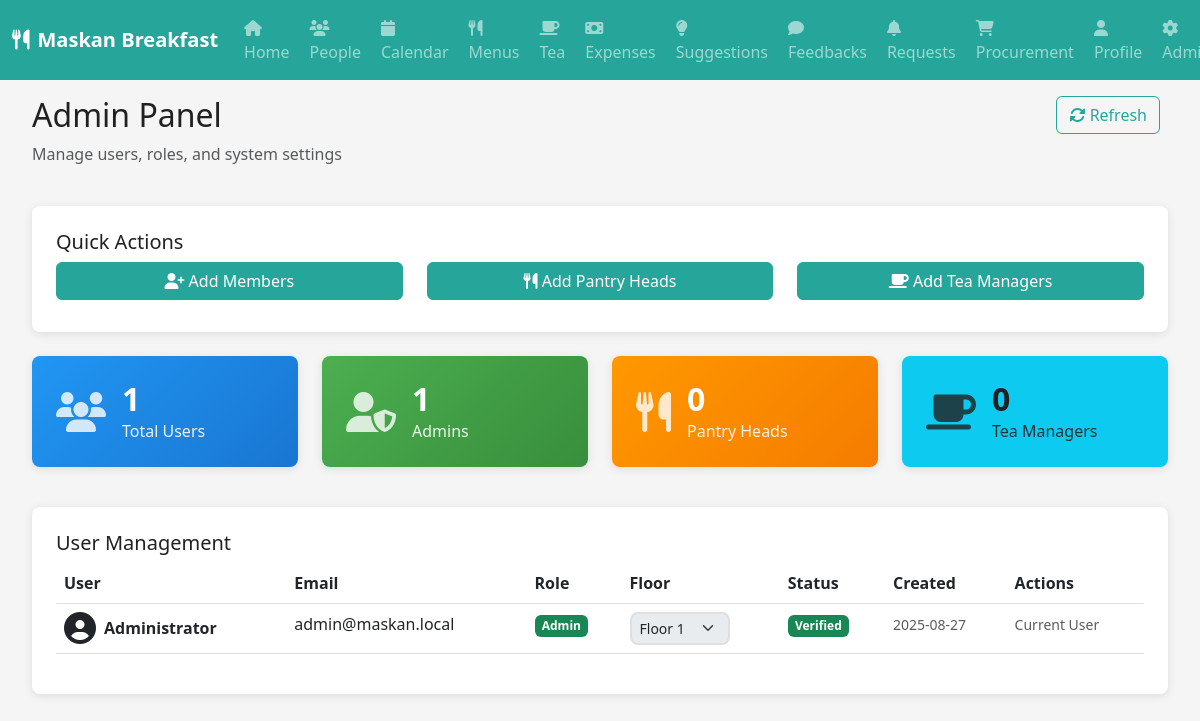
Page /admin (signed in) on the earlier database version.
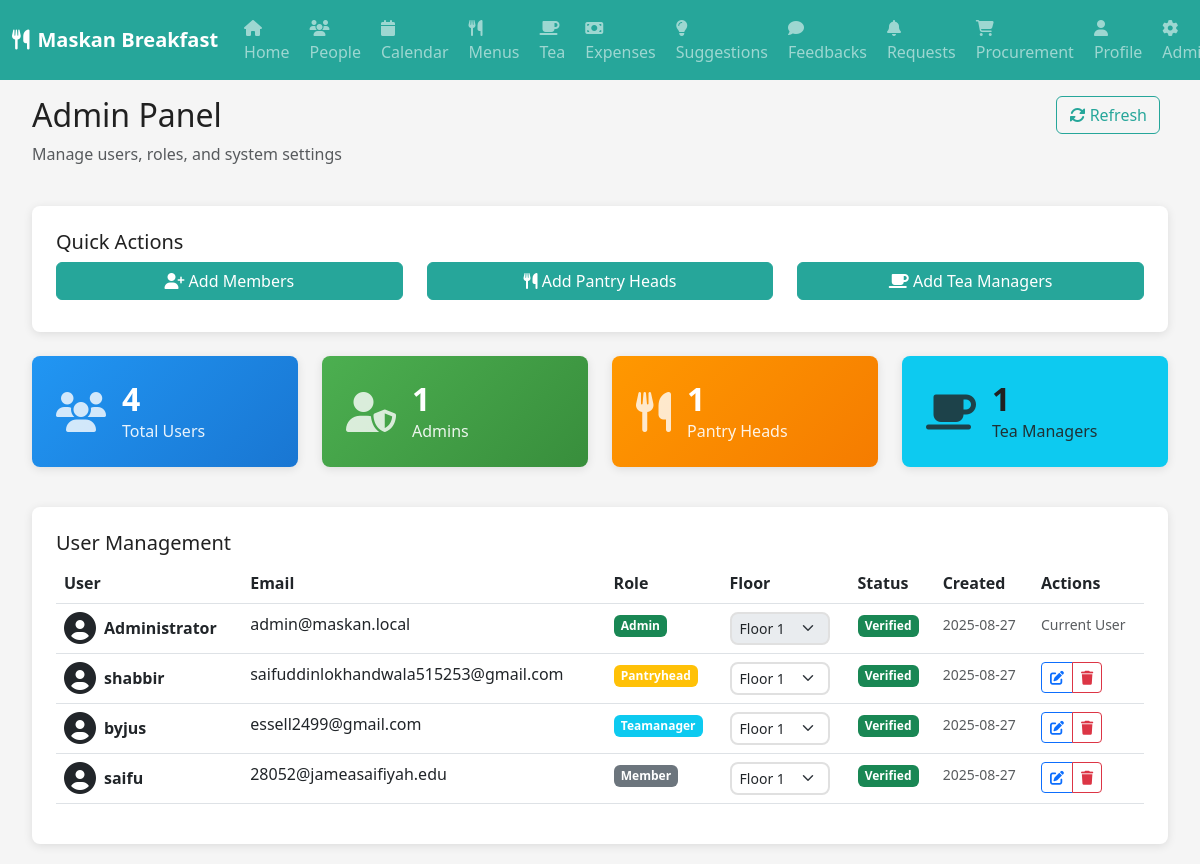
Same page on the later database version.
### models.py (models this page shows)
class User(db.Model):
    id = db.Column(db.Integer, primary_key=True)
    username = db.Column(db.String(64), unique=True, nullable=True)
    email = db.Column(db.String(120), unique=True, nullable=False)
    password_hash = db.Column(db.String(256))
    role = db.Column(db.String(20), nullable=False)
    floor = db.Column(db.Integer, nullable=True)
    is_verified = db.Column(db.Boolean, default=False)
    created_at = db.Column(db.DateTime, default=datetime.utcnow)
    updated_at = db.Column(db.DateTime, default=datetime.utcnow, onupdate=datetime.utcnow)

### routes.py (the view, shortened to what this page needs)
@app.route('/admin', methods=['GET', 'POST'])
def admin():
    if 'user_id' not in session or session.get('role') != 'admin':
        return redirect(url_for('dashboard'))
    user = User.query.get(session['user_id'])
    all_users = User.query.all()
    return render_template('admin.html', user=user, all_users=all_users)

### routes.py (called while the page is built)
@app.context_processor
def inject_user():
    if 'user_id' in session:
        user = User.query.get(session['user_id'])
        return dict(current_user=user)
    return dict(current_user=None)

### templates/admin.html (shortened to what the changed rows need)
{% extends "base.html" %}
{% block content %}
<div class="container-fluid">
    <div class="row mb-4">
        <div class="col-md-6">
            <h2>Admin Panel</h2>
        </div>
    </div>
    <div class="row mb-4">
        <div class="col-md-3">
            <div class="stat-card bg-primary">
                <div class="stat-content">
                    <h3>{{ all_users|length }}</h3>
                    <p>Total Users</p>
                </div>
            </div>
        </div>
        <div class="col-md-3">
            <div class="stat-card bg-warning">
                <div class="stat-content">
                    <h3>{{ all_users|selectattr('role', 'equalto', 'pantryHead')|list|length }}</h3>
                    <p>Pantry Heads</p>
                </div>
            </div>
        </div>
        <div class="col-md-3">
            <div class="stat-card bg-info">
                <div class="stat-content">
                    <h3>{{ all_users|selectattr('role', 'equalto', 'teaManager')|list|length }}</h3>
                    <p>Tea Managers</p>
                </div>
            </div>
        </div>
    </div>
    <div class="row">
        <div class="col-md-12">
            <div class="admin-table-card">
                <div class="table-responsive">
                    <table class="table table-hover">
                        <thead>
                            <tr>
                                <th>User</th>
                                <th>Email</th>
                                <th>Role</th>
                                <th>Floor</th>
                                <th>Status</th>
                                <th>Created</th>
                                <th>Actions</th>
                            </tr>
                        </thead>
                        <tbody>
                            {% for admin_user in all_users %}
                            <tr>
                                <td>
                                    <div class="user-info">
                                        <i class="fas fa-user-circle fa-2x me-2"></i>
                                        <div>
                                            <strong>{{ admin_user.username or 'Not Set' }}</strong>
                                        </div>
                                    </div>
                                </td>
                                <td>{{ admin_user.email }}</td>
                                <td>
                                    <span class="badge bg-{% if admin_user.role == 'admin' %}success{% elif admin_user.role == 'pantryHead' %}warning{% elif admin_user.role == 'teaManager' %}info{% else %}secondary{% endif %}">
                                        {{ admin_user.role.title() }}
                                    </span>
                                </td>
                                <td>
                                    <form method="POST" style="display: inline;" class="floor-update-form">
                                        <select name="floor" class="form-select form-select-sm" onchange="this.form.submit()" {% if admin_user.role == 'admin' and admin_user.id == user.id %}disabled{% endif %}>
                                            {% for i in range(1, 12) %}
                                            <option value="{{ i }}" {% if i == admin_user.floor %}selected{% endif %}>Floor {{ i }}</option>
                                            {% endfor %}
                                        </select>
                                    </form>
                                </td>
                                <td>
                                    {% if admin_user.is_verified %}
                                        <span class="badge bg-success">Verified</span>
                                    {% else %}
                                        <span class="badge bg-warning">Pending</span>
                                    {% endif %}
                                </td>
                                <td>
                                    <small class="text-muted">
                                        {{ admin_user.created_at.strftime('%Y-%m-%d') if admin_user.created_at else 'N/A' }}
                                    </small>
                                </td>
                                <td>
                                    {% if admin_user.id != user.id %}
                                    <div class="btn-group" role="group">
                                        <button class="btn btn-sm btn-outline-primary" onclick="editUser({{ admin_user.id }}, '{{ admin_user.username or '' }}', '{{ admin_user.email }}')">
                                            <i class="fas fa-edit"></i>
                                        </button>
                                        <button class="btn btn-sm btn-outline-danger" onclick="deleteUser({{ admin_user.id }}, '{{ admin_user.username or admin_user.email }}')">
                                            <i class="fas fa-trash"></i>
                                        </button>
                                    </div>
                                    {% else %}
                                    <small class="text-muted">Current User</small>
                                    {% endif %}
                                </td>
                            </tr>
                            {% endfor %}
                        </tbody>
                    </table>
                </div>
            </div>
        </div>
    </div>
</div>
{% endblock %}

Differences in the rows shown:
added User: username "shabbir", email "saifuddinlokhandwala515253@gmail.com", role "Pantryhead", floor "Floor 1", is_verified "Verified", created_at "2025-08-27"
added User: username "byjus", email "essell2499@gmail.com", role "Teamanager", floor "Floor 1", is_verified "Verified", created_at "2025-08-27"
added User: username "saifu", email "28052@jameasaifiyah.edu", role "Member", floor "Floor 1", is_verified "Verified", created_at "2025-08-27"
Other differences:
{{ all_users|length }}: "1" → "4"
{{ all_users|selectattr('role', 'equalto', 'pantryHead')|list|length }}: "0" → "1"
{{ all_users|selectattr('role', 'equalto', 'teaManager')|list|length }}: "0" → "1"
